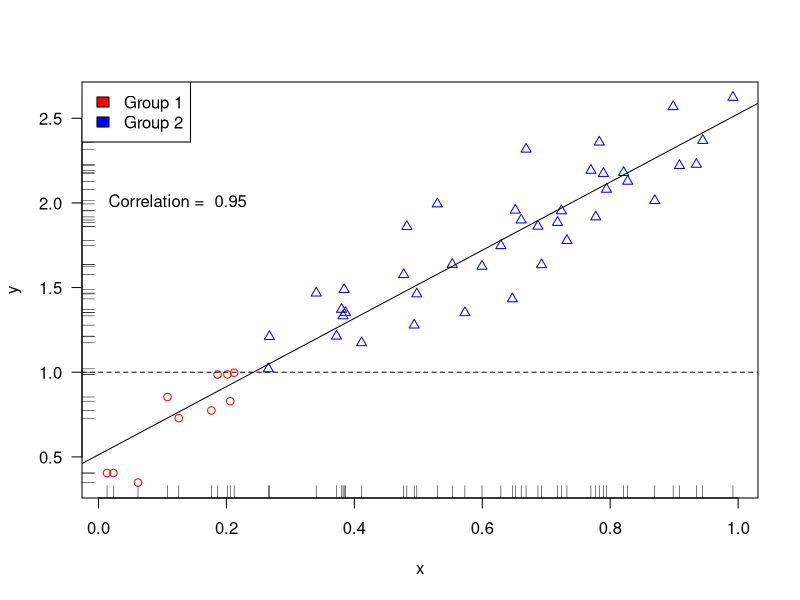
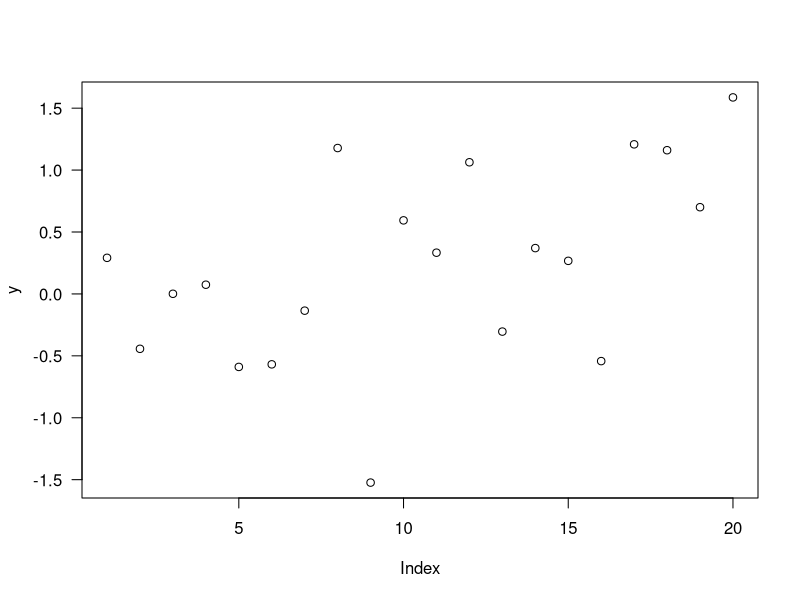
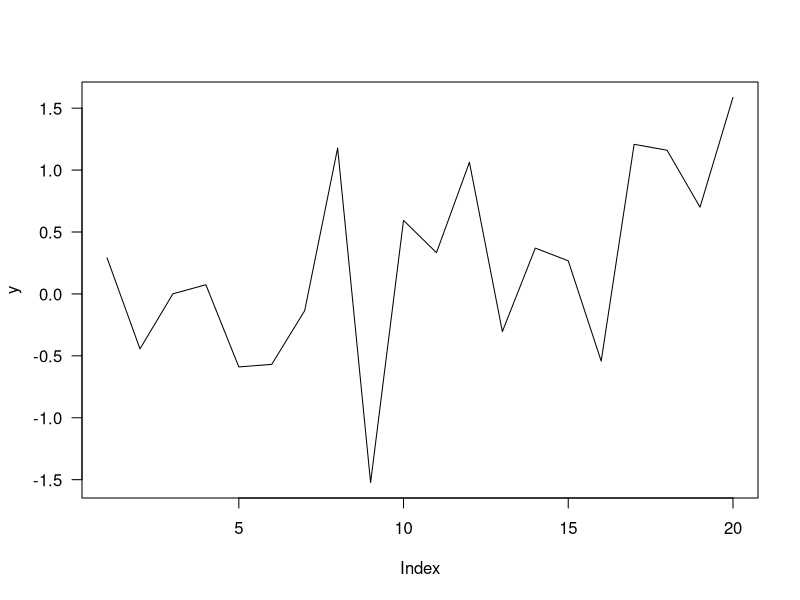
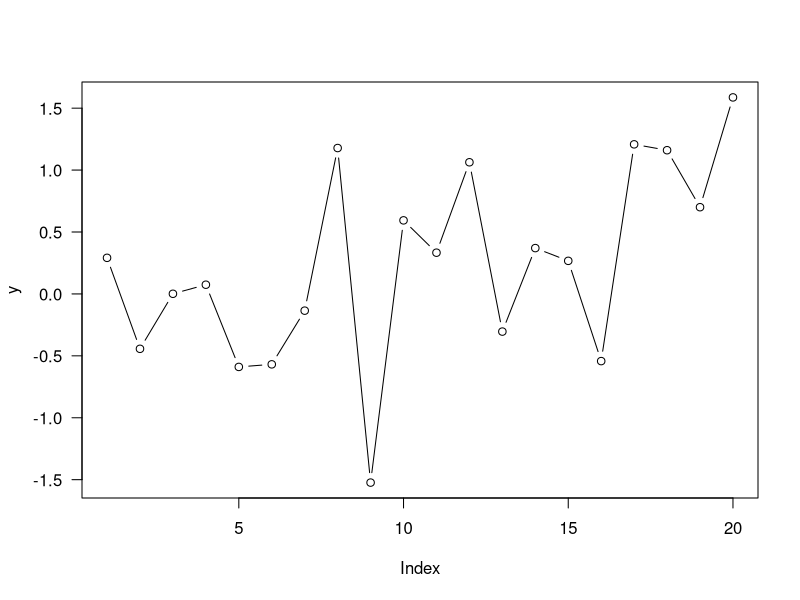
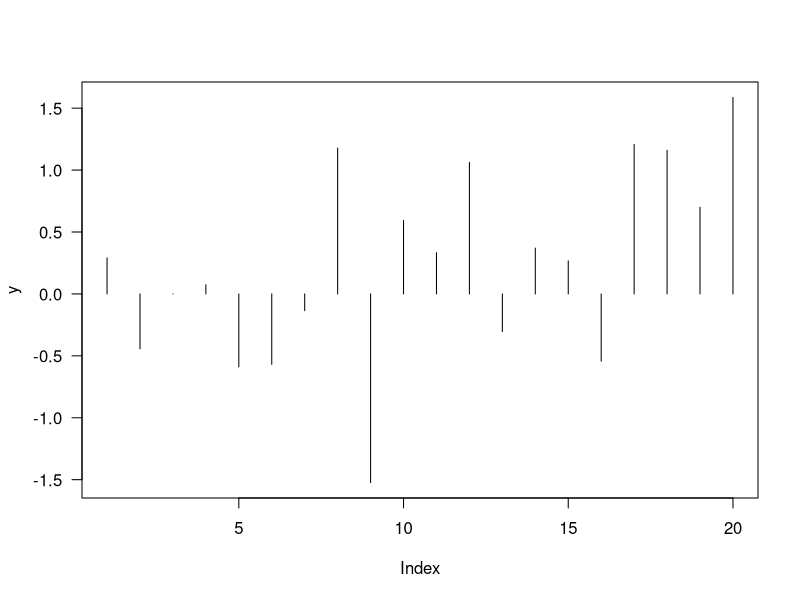
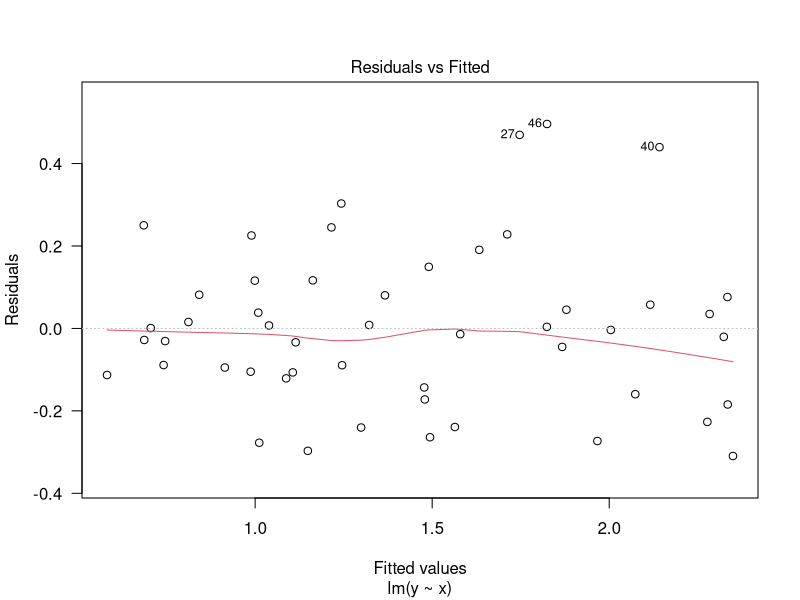
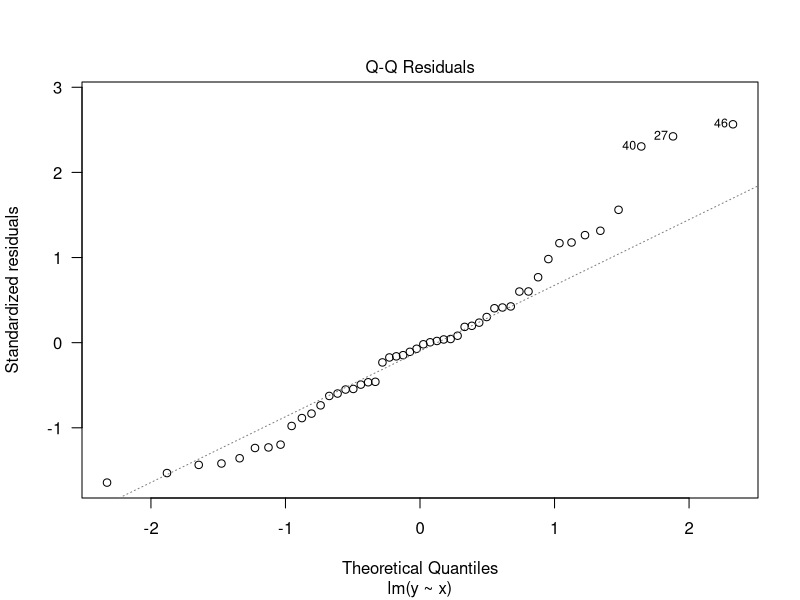
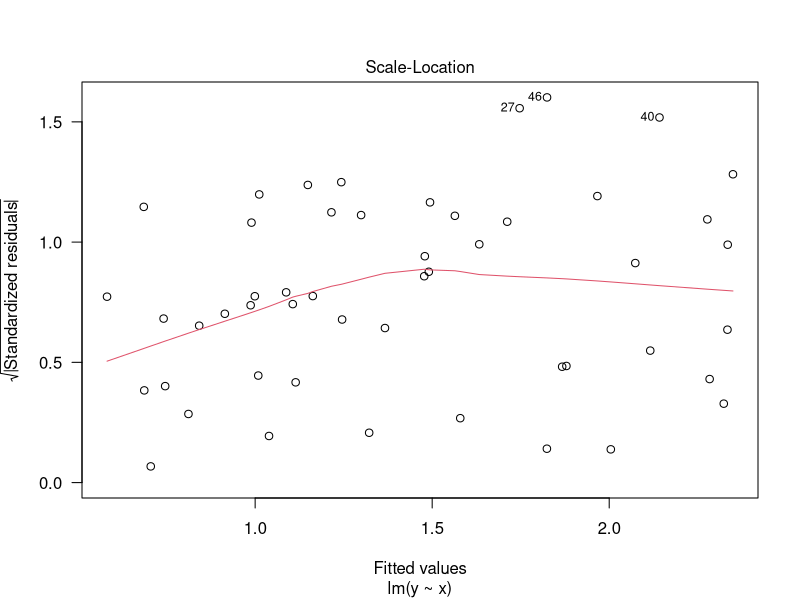

Here is the R script that generated these plots, in order:
## ---- chunk 1
set.seed(1)
x <- runif(50)
y <- 2*x + 0.50 + rnorm(length(x))/5
groups <- ifelse( y<1, 1, 2)

par(las=1)
plot(x, y, col=c("red", "blue")[groups], pch=c(1, 2)[groups])
abline(lm(y~x))
abline(h=1, lty=2)
rug(x)
rug(y, side=2)
text(0, 2, paste("Correlation = ", round(cor(x,y), 2)), pos=4)
legend(x="topleft", legend=c("Group 1", "Group 2"),
       fill=c("red", "blue"))
## ---- chunk 2
y <- rnorm(20)
plot(y, type="p")
plot(y, type="l")
plot(y, type="b")
plot(y, type="h")
## ---- chunk 3
x <- runif(50)
y <- 2*x + 0.50 + rnorm(length(x))/5
plot(lm(y~x))
## ---- chunk 4
x <- runif(50)
y <- 2*x + 0.50 + rnorm(length(x))/5
z <- 1.33*x - 0.25 + rnorm(length(x))/6
plot(data.frame(x,y,z))
## ---- chunk 5
set.seed(1)
data <- rnorm(100)
hist(data, main="", xlim=c(-3, 3), probability=TRUE)
lines(density(data))
## ---- chunk 6
?barplot
## ---- chunk 7
data<- runif(10)
barplot(data)
axis(side=1, at=barplot(data, plot=FALSE))
barplot(data, plot=FALSE)
## ---- chunk 8
x <- runif(50)
y <- runif(50)
plot(x,y)
manualSelection <- identify(x, y, LETTERS)
selectedElements <- cbind(x[manualSelection], y[manualSelection])
selectedElements
## ---- chunk 9
x <- runif(50)
y <- runif(50)
bp <- boxplot(x,y,names=c("a","b"))
bp
## ---- chunk 10
a <- rnorm(10000)
b <- rnorm(10000)
oldpar <- par()
par(mfrow=c(1, 3))
plot(a, b)
plot(a, b, col="#0000ff22", pch=16)
smoothScatter(a, b)
##Generates warnings (some parameters can't be edited)
par(oldpar)
## ---- chunk 11
layout(matrix(c(1, 1, 
                0, 2), ncol=2))
